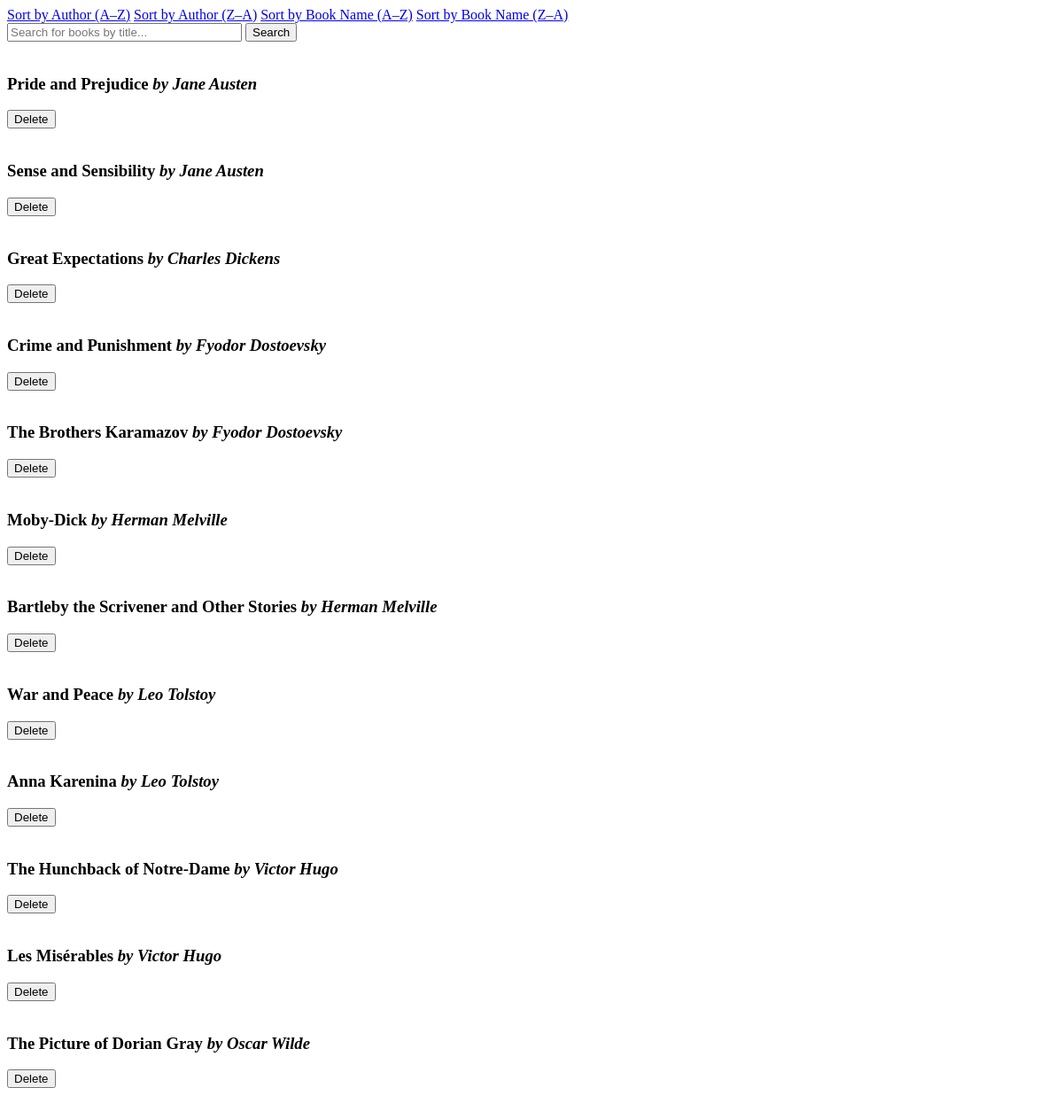
Page /home on the earlier database version.
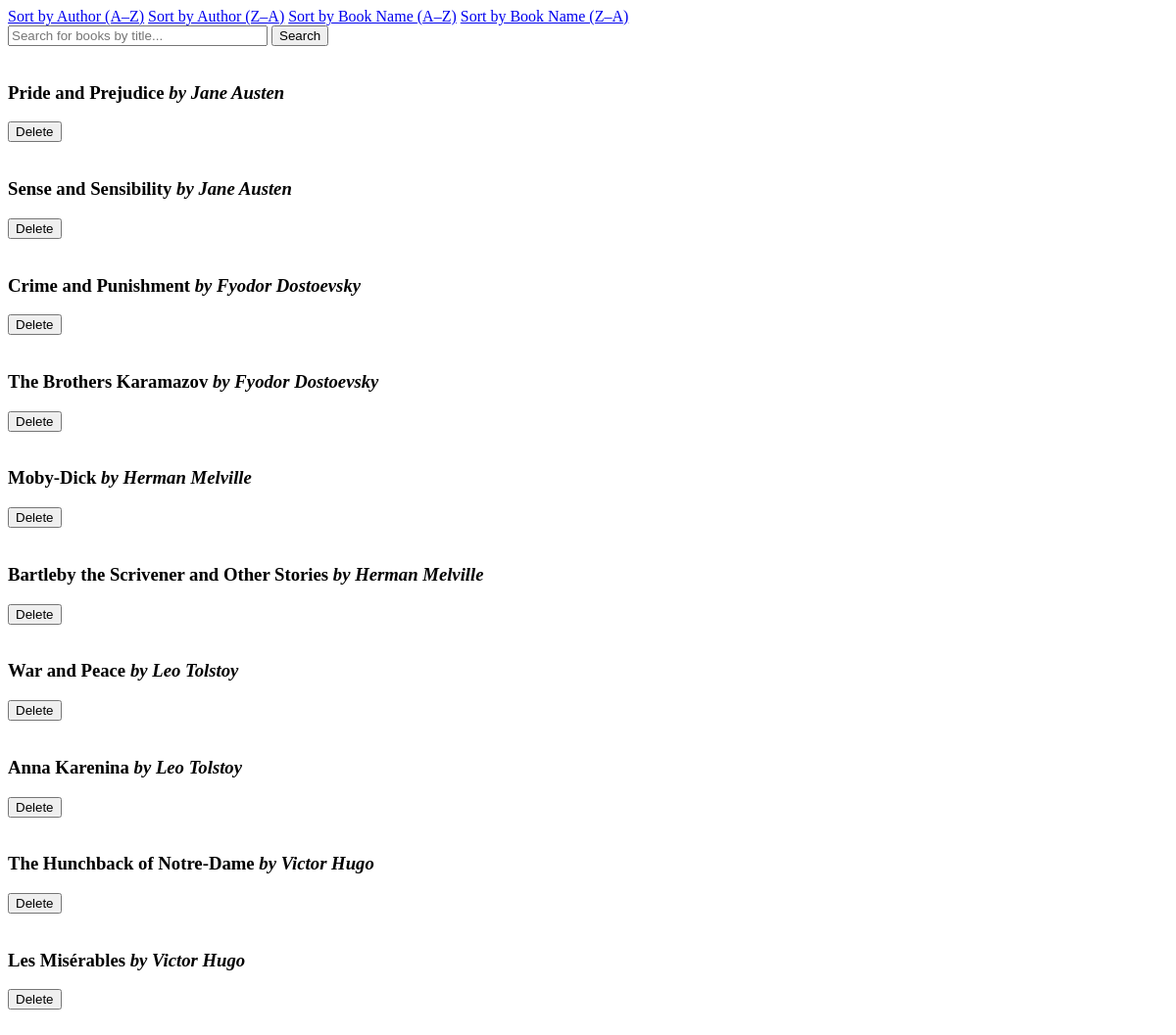
Same page on the later database version.
### data_models.py (models this page shows, shortened)
class Book(db.Model):
    __tablename__ = 'books'
    id = Column(Integer, primary_key=True, autoincrement=True)
    isbn = Column(String, unique=True, nullable=False)
    title = Column(String, nullable=False)
    publication_year = Column(Integer)
    author_id = Column(Integer, ForeignKey('authors.id'), nullable=False)
    author = relationship('Author', backref='books')

class Author(db.Model):
    __tablename__ = 'authors'
    id = Column(Integer, primary_key=True, autoincrement=True)
    name = Column(String)
    birth_date = Column(Date)
    date_of_death = Column(Date)

### app.py (the view)
@app.route('/home')
def home():
    books = Book.query.all()
    message = request.args.get('message')
    sort_option = request.args.get('sort')
    search_query = request.args.get('query')
    if sort_option == 'author_asc':
        books = sorted(books, key=lambda b: b.author.name.split()[-1])
    elif sort_option == 'author_desc':
        books = sorted(books, key=lambda b: b.author.name.split()[-1], reverse=True)
    elif sort_option == 'book_name_asc':
        books = db.session.query(Book).order_by(Book.title.asc()).all()
    elif sort_option == 'book_name_desc':
        books = db.session.query(Book).order_by(Book.title.desc()).all()
    if search_query:
        books = db.session.query(Book) \
            .filter(Book.title.ilike(f"%{search_query}%")) \
            .all()
    return render_template('home.html', books=books, message=message)

### templates/home.html (shortened to what this page needs)
<!DOCTYPE html>
<html lang="en">
  <head>
  </head>
  <body>
    <a href="{{ url_for('home', sort='author_asc') }}">Sort by Author (A–Z)</a>
    <a href="{{ url_for('home', sort='author_desc') }}">Sort by Author (Z–A)</a>
    <a href="{{ url_for('home', sort='book_name_asc') }}">Sort by Book Name (A–Z)</a>
    <a href="{{ url_for('home', sort='book_name_desc') }}">Sort by Book Name (Z–A)</a>
    <br>
    <form action="/home" method="GET">
        <input type="text" name="query" size="30" placeholder="Search for books by title...">
        <input type="submit" value="Search">
    </form>
    <br>
    {% if books %}
        {% for book in books %}
            <div> <h3>{{ book.title }}<i> by {{ book.author.name }}</i></h3>
                <form action="{{ url_for('delete', book_id=book.id) }}" method="POST">
                    <button type="submit" class="delete-button">Delete</button>
                </form>
            </div>
            <br>
        {% endfor %}
    {% else %}
         <h3>There are no book titles that match your search criteria!</h3>
    {% endif %}
  </body>
</html>

Differences in the rows shown:
removed Book: title "Great Expectations", author.name "Charles Dickens"
removed Book: title "The Picture of Dorian Gray", author.name "Oscar Wilde"
